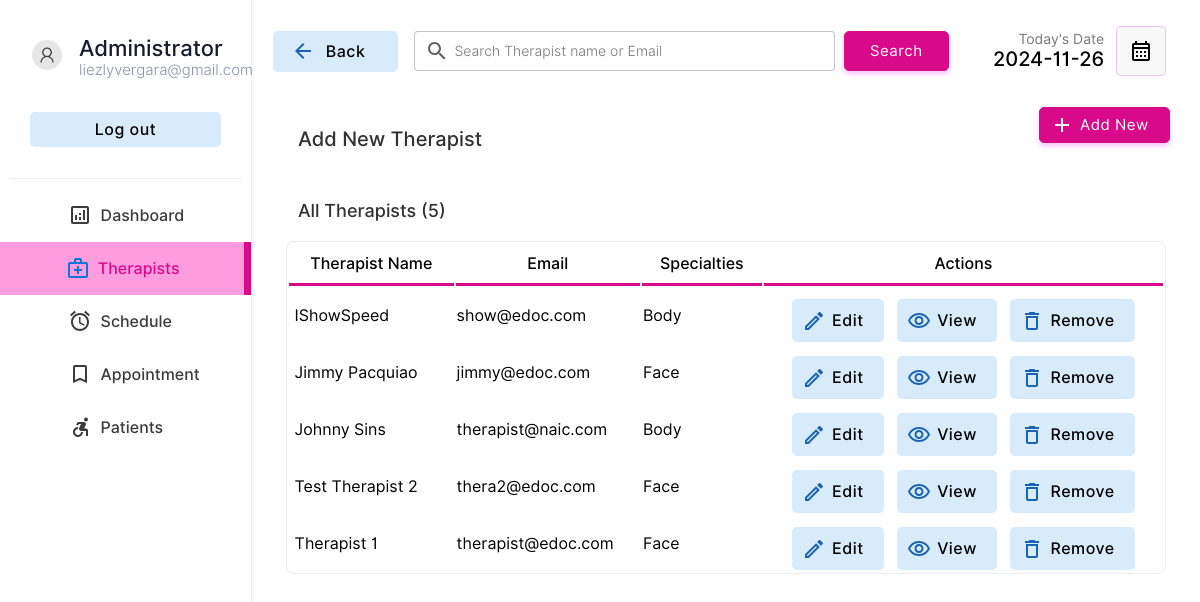
Before: /doctor/doctors.php (signed in) with the older database file.
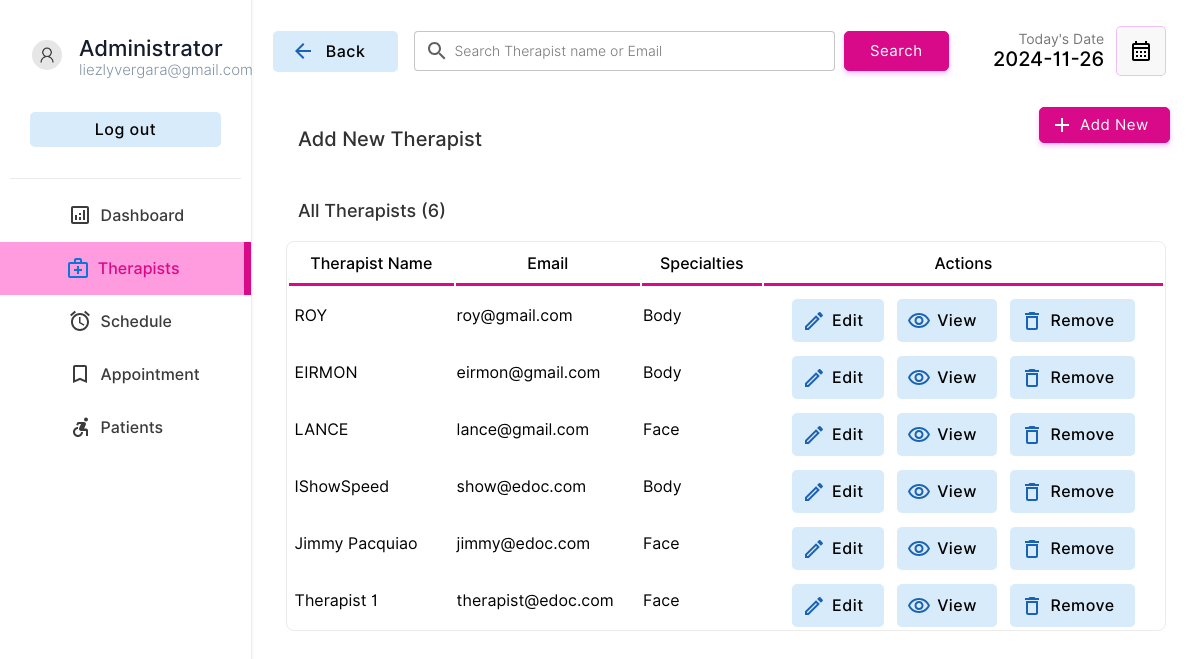
After: the same page with the newer database file.
### tables this page shows
CREATE TABLE `doctor` (
  `docid` int(11) NOT NULL,
  `docemail` varchar(255) DEFAULT NULL,
  `docname` varchar(255) DEFAULT NULL,
  `docpassword` varchar(255) DEFAULT NULL,
  `doctel` varchar(15) DEFAULT NULL,
  `specialties` int(2) DEFAULT NULL,
  `aid` int(11) DEFAULT NULL
);

CREATE TABLE `specialties` (
  `id` int(2) NOT NULL,
  `sname` varchar(50) DEFAULT NULL
);

### doctor/doctors.php (the view, shortened to what this page needs)
<!DOCTYPE html>
<html lang="en">
<head>
    <link rel="stylesheet" href="../style/animations.css">
    <link rel="stylesheet" href="../style/main.css">
    <link rel="stylesheet" href="../style/admin.css">
</head>
<body>
    <?php
    include("../connection.php");
    ?>
    <div class="container">
        <div class="menu">
            <table class="menu-container" border="0">
                <tr>
                    <td style="padding:10px" colspan="2">
                        <table border="0" class="profile-container">
                            <tr>
                                <td width="30%" style="padding-left:20px" >
                                    <img src="../img/user.png" alt="" width="100%" style="border-radius:50%">
                                </td>
                                <td style="padding:0px;margin:0px;">
                                    <p class="profile-title">Administrator</p>
                                    <p class="profile-subtitle">liezlyvergara@gmail.com</p>
                                </td>
                            </tr>
                            <tr>
                                <td colspan="2">
                                <a href="../logout.php" ><input type="button" value="Log out" class="logout-btn btn-primary-soft btn"></a>
                                </td>
                            </tr>
                    </table>
                    </td>
                </tr>
                <tr class="menu-row" >
                    <td class="menu-btn menu-icon-dashbord" >
                        <a href="index.php" class="non-style-link-menu"><div><p class="menu-text">Dashboard</p></a></div></a>
                <tr class="menu-row">
                    <td class="menu-btn menu-icon-doctor menu-active menu-icon-doctor-active">
                        <a href="doctors.php" class="non-style-link-menu non-style-link-menu-active"><div><p class="menu-text">Therapists</p></a></div>
                <tr class="menu-row" >
                    <td class="menu-btn menu-icon-schedule">
                        <a href="schedule.php" class="non-style-link-menu"><div><p class="menu-text">Schedule</p></div></a>
                    </td>
                </tr>
                <tr class="menu-row">
                    <td class="menu-btn menu-icon-appointment">
                        <a href="appointment.php" class="non-style-link-menu"><div><p class="menu-text">Appointment</p></a></div>
                    </td>
                </tr>
                <tr class="menu-row" >
                    <td class="menu-btn menu-icon-patient">
                        <a href="patient.php" class="non-style-link-menu"><div><p class="menu-text">Patients</p></a></div>
                    </td>
                </tr>
        <div class="dash-body">
            <table border="0" width="100%" style=" border-spacing: 0;margin:0;padding:0;margin-top:25px; ">
                <tr >
                    <td width="13%">
                        <a href="doctors.php" ><button  class="login-btn btn-primary-soft btn btn-icon-back" style="padding-top:11px;padding-bottom:11px;margin-left:20px;width:125px"><font class="tn-in-text">Back</font></button></a>
                    </td>
                    <td>
                        <form action="" method="post" class="header-search">
                            <input type="search" name="search" class="input-text header-searchbar" placeholder="Search Therapist name or Email" list="doctors">&nbsp;&nbsp;
                            <?php
                                $list11 = $database->query("select  docname,docemail from  doctor;");
?>
                            <input type="Submit" value="Search" class="login-btn btn-primary btn" style="padding-left: 25px;padding-right: 25px;padding-top: 10px;padding-bottom: 10px;">
                        </form>
                    </td>
                    <td width="15%">
                        <p style="font-size: 14px;color: rgb(119, 119, 119);padding: 0;margin: 0;text-align: right;">
                            Today's Date
                        </p>
                        <p class="heading-sub12" style="padding: 0;margin: 0;">
                            <?php
                        $date = date('Y-m-d');
                        echo $date;
                        ?>
                        </p>
                    </td>
                    <td width="10%">
                        <button  class="btn-label" style="display: flex;justify-content: center;align-items: center;"><img src="../img/calendar.svg" width="100%"></button>
                    </td>
                </tr>
                <tr >
                    <td colspan="2" style="padding-top:30px;">
                        <p class="heading-main12" style="margin-left: 45px;font-size:20px;color:rgb(49, 49, 49)">Add New Therapist</p>
                    </td>
                    <td colspan="2">
                        <a href="?action=add&id=none&error=0" class="non-style-link"><button  class="login-btn btn-primary btn button-icon" style="display: flex;justify-content: center;align-items: center;margin-left:75px;background-image: url('../img/icons/add.svg');">Add New</font></button>
                            </a></td>
                </tr>
                <tr>
                    <td colspan="4" style="padding-top:10px;">
                        <p class="heading-main12" style="margin-left: 45px;font-size:18px;color:rgb(49, 49, 49)">All Therapists (<?php echo $list11->num_rows; ?>)</p>
                    </td>
                </tr>
                <?php
                    if($_POST){
                        $keyword=$_POST["search"];
                        $sqlmain= "select * from doctor where docemail='$keyword' or docname='$keyword' or docname like '$keyword%' or docname like '%$keyword' or docname like '%$keyword%'";
                    }else{
                        $sqlmain= "select * from doctor order by docid desc";
                    }
                ?>
                <tr>
                   <td colspan="4">
                       <center>
                        <div class="abc scroll">
                        <table width="93%" class="sub-table scrolldown" border="0">
                        <thead>
                        <tr>
                                <th class="table-heading">
                                Therapist Name
                                </th>
                                <th class="table-heading">
                                    Email
                                </th>
                                <th class="table-heading">
                                    Specialties
                                </th>
                                <th class="table-heading">
                                    Actions
                                </tr>
                        </thead>
                        <tbody>
                            <?php
                                $result= $database->query($sqlmain);
                                if($result->num_rows==0){
                                    echo '<tr>
                                    <td colspan="4">
                                    <br><br><br><br>
                                    <center>
                                    <img src="../img/notfound.svg" width="25%">
                                    <br>
                                    <p class="heading-main12" style="margin-left: 45px;font-size:20px;color:rgb(49, 49, 49)">We  couldnt find anything related to your keywords !</p>
                                    <a class="non-style-link" href="doctors.php"><button  class="login-btn btn-primary-soft btn" style="display: flex;justify-content: center;align-items: center;margin-left:20px;">&nbsp; Show all Therapists &nbsp;</font></button>
                                    </a>
                                    </center>
                                    <br><br><br><br>
                                    </td>
                                    </tr>';
                                }
                                else{
                                for ( $x=0; $x<$result->num_rows;$x++){
                                    $row=$result->fetch_assoc();
                                    $docid=$row["docid"];
                                    $name=$row["docname"];
                                    $email=$row["docemail"];
                                    $spe=$row["specialties"];
                                    $spcil_res= $database->query("select sname from specialties where id='$spe'");
                                    $spcil_array= $spcil_res->fetch_assoc();
                                    $spcil_name=$spcil_array["sname"];
                                    echo '<tr>
                                        <td> &nbsp;'.
                                        substr($name,0,30)
                                        .'</td>
                                        <td>
                                        '.substr($email,0,20).'
                                        </td>
                                        <td>
                                            '.substr($spcil_name,0,20).'
                                        </td>
                                        <td>
                                        <div style="display:flex;justify-content: center;">
                                        <a href="?action=edit&id='.$docid.'&error=0" class="non-style-link"><button  class="btn-primary-soft btn button-icon btn-edit" style="padding-left: 40px;padding-top: 12px;padding-bottom: 12px;margin-top: 10px;"><font class="tn-in-text">Edit</font></button></a>
                                        &nbsp;&nbsp;&nbsp;
                                        <a href="?action=view&id='.$docid.'" class="non-style-link"><button  class="btn-primary-soft btn button-icon btn-view" style="padding-left: 40px;padding-top: 12px;padding-bottom: 12px;margin-top: 10px;"><font class="tn-in-text">View</font></button></a>
                                       &nbsp;&nbsp;&nbsp;
                                       <a href="?action=drop&id='.$docid.'&name='.$name.'" class="non-style-link"><button  class="btn-primary-soft btn button-icon btn-delete" style="padding-left: 40px;padding-top: 12px;padding-bottom: 12px;margin-top: 10px;"><font class="tn-in-text">Remove</font></button></a>
                                        </div>
                                        </td>
                                    </tr>';
                                }
                            }
                            ?>
                            </tbody>
                        </table>
                        </div>
                        </center>
                   </td>
                </tr>
            </table>
        </div>
</body>
</html>

### style/main.css (style rules this page uses)
:root { --primarycolor: #d80a89; --primarycolorhover: #e761a4; --btnice: #ff9bdf; --btnnicetext: #ff004c; }
body { margin: 0; padding: 0; border-spacing: 0; font-family: "Inter", sans-serif; }
.input-text { border-radius: 4px; border: 0.5px solid rgb(226, 226, 226); padding: 10px; width: 92%; transition: 0.2s; outline: none; }
.input-text { border: 1px solid #e9ecef; font-size: 14px; line-height: 26px; background-color: #fff; display: block; width: 100%; padding: 0.375rem 0.75rem; font-weight: 300; line-height: 1.5; color: #212529; background-color: #fff; background-clip: padding-box; -webkit-appearance: none; -moz-appearance: none; appearance: none; border-radius: 0.25rem; transition: border-color 0.15s ease-in-out, box-shadow 0.15s ease-in-out; }
.input-text::placeholder { font-family: "Inter", sans-serif; }
.btn { cursor: pointer; padding: 8px 20px; outline: none; text-decoration: none; font-size: 15px; letter-spacing: 0.5px; transition: all 0.3s; border-radius: 5px; font-family: "Inter", sans-serif; }
.btn-primary { background-color: var(--primarycolor); border: 1px solid var(--primarycolor); color: #fff; box-shadow: 0 3px 5px 0 rgba(219, 57, 240, 0.3); }
.btn-primary-soft { background-color: #d8ebfa; color: black; font-weight: 500; font-size: 16px; border: none; }
.non-style-link:link, .non-style-link:visited, .non-style-link:hover, .non-style-link:active { text-decoration: none; color: rgb(43, 43, 43); }
.btn-label { margin-left: 10px; padding: 12px 12px; outline: none; text-decoration: none; font-size: 15px; letter-spacing: 0.5px; transition: all 0.3s; border-radius: 5px; background-color: #f0f0f073; border: 1px solid rgba(219, 57, 240, 0.3); font-family: "Inter", sans-serif; }
.sub-table { border: 1px solid #ebebeb; border-radius: 8px; }
.table-heading { font-size: 16px; font-weight: 500; padding: 10px; border-bottom: 3px solid var(--primarycolor); }
.abc { width: 100%; overflow: auto; }
input[type="search"] { background-image: url("../img/search.svg"); background-position: 10px 50%; background-repeat: no-repeat; transition: 0.5s; padding: 8px 20px 8px 40px; }
.button-icon { background-position: 10px 50%; background-repeat: no-repeat; transition: 0.5s; padding: 8px 20px 8px 40px; }
.menu-btn { color: #3b3b3b; background-position: 30% 50%; background-repeat: no-repeat; transition: 0.5s; }
.menu-text { padding-left: 40%; font-weight: 500; font-size: 16px; cursor: pointer; }
.menu-active { color: var(--primarycolor); border-right: 7px solid var(--primarycolor); background-color: var(--btnice); }
.non-style-link-menu:link, .non-style-link-menu:visited, .non-style-link-menu:active { text-decoration: none; color: #3b3b3b; }
.non-style-link-menu-active:link, .non-style-link-menu-active:visited, .non-style-link-menu-active:active { text-decoration: none; color: var(--primarycolor); }
.menu-icon-dashbord { background-image: url("../img/icons/dashboard.svg"); }
.menu-icon-doctor { background-image: url("../img/icons/doctors.svg"); }
.menu-icon-schedule { background-image: url("../img/icons/schedule.svg"); }
.menu-icon-appointment { background-image: url("../img/icons/book.svg"); }
.menu-icon-patient { background-image: url("../img/icons/patients.svg"); }
.menu-icon-doctor:hover, .menu-icon-doctor-active { color: var(--primarycolor); background-image: url("../img/icons/doctors-hover.svg"); }
.btn-icon-back { background-image: url("../img/icons/back-iceblue.svg"); background-position: 18px 50%; background-repeat: no-repeat; transition: 0.5s; padding: 8px 20px 8px 40px; }
.btn-edit { background-image: url("../img/icons/edit-iceblue.svg"); }
.btn-view { background-image: url("../img/icons/view-iceblue.svg"); }
.btn-delete { background-image: url("../img/icons/delete-iceblue.svg"); }

### doctor/doctors.php (style rules this page uses)
.sub-table { animation: transitionIn-Y-bottom 0.5s; }

Changed rows visible on the page:
removed doctor: docname "Johnny Sins", docemail "therapist@naic.com", specialties.sname "Body"
removed doctor: docname "Test Therapist 2", docemail "thera2@edoc.com", specialties.sname "Face"
added doctor: docname "ROY", docemail "roy@gmail.com", specialties.sname "Body"
added doctor: docname "EIRMON", docemail "eirmon@gmail.com", specialties.sname "Body"
added doctor: docname "LANCE", docemail "lance@gmail.com", specialties.sname "Face"
Other visible differences:
$list11->num_rows: "5" → "6"
